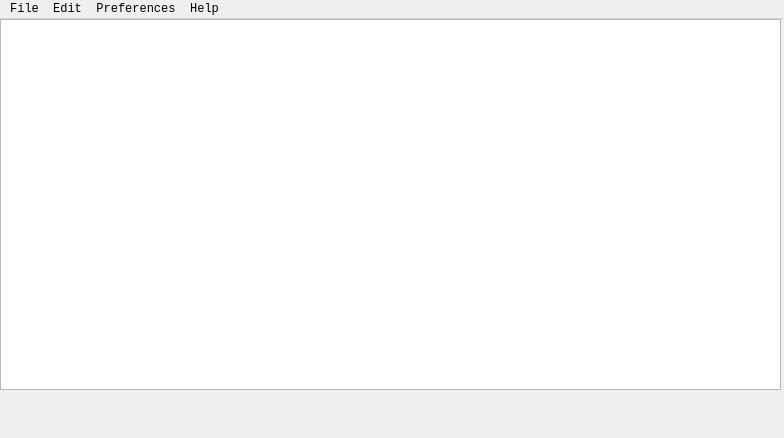
<?xml version="1.0" encoding="UTF-8"?>
<ui version="4.0">
 <class>Notepad</class>
 <widget class="QMainWindow" name="Notepad">
  <property name="geometry">
   <rect>
    <x>0</x>
    <y>0</y>
    <width>784</width>
    <height>438</height>
   </rect>
  </property>
  <property name="font">
   <font>
    <family>Consolas</family>
   </font>
  </property>
  <property name="windowTitle">
   <string>Notepad</string>
  </property>
  <widget class="QWidget" name="centralWidget">
   <widget class="QTextEditEx" name="textEdit">
    <property name="geometry">
     <rect>
      <x>0</x>
      <y>0</y>
      <width>781</width>
      <height>371</height>
     </rect>
    </property>
    <property name="font">
     <font>
      <family>Consolas</family>
     </font>
    </property>
   </widget>
  </widget>
  <widget class="QMenuBar" name="menuBar">
   <property name="geometry">
    <rect>
     <x>0</x>
     <y>0</y>
     <width>784</width>
     <height>20</height>
    </rect>
   </property>
   <widget class="QMenu" name="menuFile">
    <property name="title">
     <string>File</string>
    </property>
    <addaction name="actionNew"/>
    <addaction name="actionOpen"/>
    <addaction name="actionSave"/>
    <addaction name="actionSave_as"/>
    <addaction name="actionPrint"/>
    <addaction name="actionExit"/>
   </widget>
   <widget class="QMenu" name="menuHelp">
    <property name="title">
     <string>Help</string>
    </property>
    <addaction name="actionAbout"/>
   </widget>
   <widget class="QMenu" name="menuEdit">
    <property name="title">
     <string>Edit</string>
    </property>
    <addaction name="actionUndo"/>
    <addaction name="actionRedo"/>
    <addaction name="actionCopy"/>
    <addaction name="actionCut"/>
    <addaction name="actionPaste"/>
   </widget>
   <widget class="QMenu" name="menuPreferences">
    <property name="title">
     <string>Preferences</string>
    </property>
    <addaction name="actionFont"/>
   </widget>
   <addaction name="menuFile"/>
   <addaction name="menuEdit"/>
   <addaction name="menuPreferences"/>
   <addaction name="menuHelp"/>
  </widget>
  <action name="actionRedo">
   <property name="text">
    <string>Redo</string>
   </property>
   <property name="shortcut">
    <string>Ctrl+Y</string>
   </property>
  </action>
  <action name="actionSave">
   <property name="enabled">
    <bool>true</bool>
   </property>
   <property name="text">
    <string>Save</string>
   </property>
   <property name="shortcut">
    <string>Ctrl+S</string>
   </property>
  </action>
  <action name="actionAbout">
   <property name="text">
    <string>About</string>
   </property>
  </action>
  <action name="actionOpen">
   <property name="text">
    <string>Open</string>
   </property>
   <property name="shortcut">
    <string>Ctrl+O</string>
   </property>
  </action>
  <action name="actionSave_as">
   <property name="text">
    <string>Save as</string>
   </property>
   <property name="shortcut">
    <string>Ctrl+Shift+S</string>
   </property>
  </action>
  <action name="actionPrint">
   <property name="text">
    <string>Print</string>
   </property>
   <property name="shortcut">
    <string>Ctrl+P</string>
   </property>
  </action>
  <action name="actionExit">
   <property name="text">
    <string>Exit</string>
   </property>
  </action>
  <action name="actionCopy">
   <property name="text">
    <string>Copy</string>
   </property>
   <property name="shortcut">
    <string>Ctrl+C</string>
   </property>
  </action>
  <action name="actionUndo">
   <property name="text">
    <string>Undo</string>
   </property>
   <property name="shortcut">
    <string>Ctrl+Z</string>
   </property>
  </action>
  <action name="actionNew">
   <property name="text">
    <string>New</string>
   </property>
   <property name="shortcut">
    <string>Ctrl+N</string>
   </property>
  </action>
  <action name="actionCut">
   <property name="text">
    <string>Cut</string>
   </property>
   <property name="shortcut">
    <string>Ctrl+X</string>
   </property>
  </action>
  <action name="actionPaste">
   <property name="text">
    <string>Paste</string>
   </property>
   <property name="shortcut">
    <string>Ctrl+V</string>
   </property>
  </action>
  <action name="actionFont">
   <property name="text">
    <string>Font</string>
   </property>
  </action>
 </widget>
 <layoutdefault spacing="6" margin="11"/>
 <customwidgets>
  <customwidget>
   <class>QTextEditEx</class>
   <extends>QTextEdit</extends>
   <header location="global">qtexteditex.h</header>
  </customwidget>
 </customwidgets>
 <resources/>
 <connections/>
</ui>
